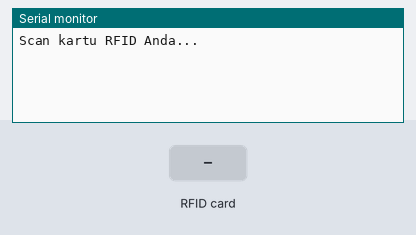
Bench run of a sketch on a simulated Arduino Uno, built with avr-gcc and run on an emulated ATmega328P. On the bench: the last lines printed to the serial monitor. The inputs (shaded band) are chosen by the test bench.

Above: at 1.2 s.
1.3 s: RFID card DE AD BE EF held to the reader
At 2.2 s:
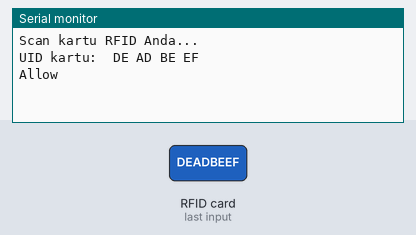
2.8 s: RFID card 5E 7A 19 C4 held to the reader
At 3.6 s:
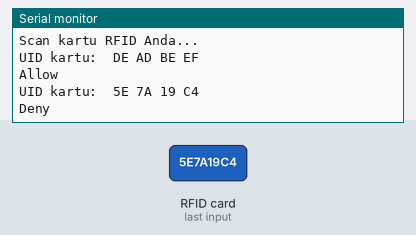

The sketch:

RFIDserialmonitor.ino
```cpp
#include <SPI.h>
#include <MFRC522.h>

#define SS_PIN 10  // Pin SDA dari modul RFID
#define RST_PIN 9  // Pin RST dari modul RFID

MFRC522 rfid(SS_PIN, RST_PIN);   // Buat objek MFRC522
MFRC522::MIFARE_Key key;

// UID kartu yang diizinkan (ganti dengan UID kartu Anda)
byte allowedUID[4] = {0xDE, 0xAD, 0xBE, 0xEF};  // Contoh UID (ganti dengan UID kartu Anda)

void setup() {
  Serial.begin(9600);
  SPI.begin();       // Inisialisasi SPI
  rfid.PCD_Init();   // Inisialisasi MFRC522
  Serial.println("Scan kartu RFID Anda...");
}

void loop() {
  // Periksa apakah ada kartu yang terdeteksi
  if ( !rfid.PICC_IsNewCardPresent() || !rfid.PICC_ReadCardSerial() ) {
    return;  // Jika tidak ada kartu yang terdeteksi, kembali ke loop
  }

  // Baca UID dari kartu yang terdeteksi
  Serial.print("UID kartu: ");
  for (byte i = 0; i < rfid.uid.size; i++) {
    Serial.print(rfid.uid.uidByte[i] < 0x10 ? " 0" : " ");
    Serial.print(rfid.uid.uidByte[i], HEX);
  }
  Serial.println();

  // Cek apakah UID kartu yang terdeteksi cocok dengan UID yang diizinkan
  if (checkUID()) {
    Serial.println("Allow");  // Jika kartu dikenal
  } else {
    Serial.println("Deny");   // Jika kartu asing
  }

  // Hentikan komunikasi dengan kartu
  rfid.PICC_HaltA();
}

bool checkUID() {
  // Cek apakah UID dari kartu terdeteksi cocok dengan UID yang diizinkan
  for (byte i = 0; i < 4; i++) {
    if (rfid.uid.uidByte[i] != allowedUID[i]) {
      return false;  // Jika tidak cocok, return false
    }
  }
  return true;  // Jika cocok, return true
}
```

Measured:
- after the input at 1.3 s, the serial monitor: prints a new line at once (image 1)
- after the input at 2.8 s, the serial monitor: prints a new line at once (image 2)
